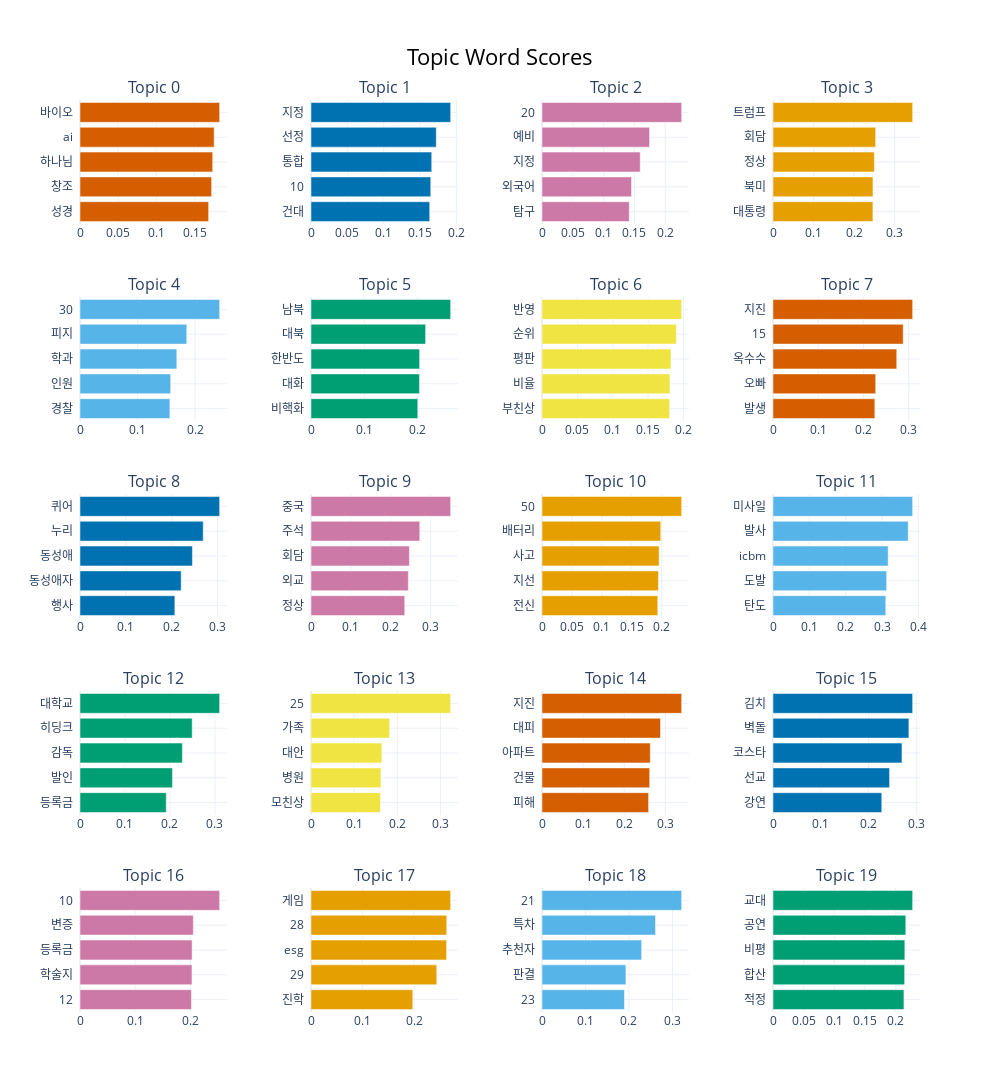

Source (notebook cell):
### Code cell
# To visualize the ranking of terms per topic
topic_model.visualize_barchart(top_n_topics=20)

### Figure 1 — Plotly figure (JSON) as saved in the notebook; plotly's stock layout.template omitted (floating-point values rounded to 4 significant figures)
{"data": [{"marker": {"color": "#D55E00"}, "orientation": "h", "type": "bar", "x": [0.1684, 0.1723, 0.1737, 0.1756, 0.1828], "xaxis": "x", "y": ["성경  ", "창조  ", "하나님  ", "ai  ", "바이오  "], "yaxis": "y"}, {"marker": {"color": "#0072B2"}, "orientation": "h", "type": "bar", "x": [0.1631, 0.1645, 0.1658, 0.1721, 0.1918], "xaxis": "x2", "y": ["건대  ", "10  ", "통합  ", "선정  ", "지정  "], "yaxis": "y2"}, {"marker": {"color": "#CC79A7"}, "orientation": "h", "type": "bar", "x": [0.1417, 0.1453, 0.1594, 0.1746, 0.2267], "xaxis": "x3", "y": ["탐구  ", "외국어  ", "지정  ", "예비  ", "20  "], "yaxis": "y3"}, {"marker": {"color": "#E69F00"}, "orientation": "h", "type": "bar", "x": [0.2466, 0.2467, 0.2501, 0.2533, 0.3446], "xaxis": "x4", "y": ["대통령  ", "북미  ", "정상  ", "회담  ", "트럼프  "], "yaxis": "y4"}, {"marker": {"color": "#56B4E9"}, "orientation": "h", "type": "bar", "x": [0.1563, 0.1577, 0.1684, 0.1857, 0.2428], "xaxis": "x5", "y": ["경찰  ", "인원  ", "학과  ", "피지  ", "30  "], "yaxis": "y5"}, {"marker": {"color": "#009E73"}, "orientation": "h", "type": "bar", "x": [0.2002, 0.2033, 0.2036, 0.2148, 0.2617], "xaxis": "x6", "y": ["비핵화  ", "대화  ", "한반도  ", "대북  ", "남북  "], "yaxis": "y6"}, {"marker": {"color": "#F0E442"}, "orientation": "h", "type": "bar", "x": [0.1805, 0.1809, 0.1824, 0.19, 0.1975], "xaxis": "x7", "y": ["부친상  ", "비율  ", "평판  ", "순위  ", "반영  "], "yaxis": "y7"}, {"marker": {"color": "#D55E00"}, "orientation": "h", "type": "bar", "x": [0.2251, 0.2271, 0.2736, 0.2878, 0.3087], "xaxis": "x8", "y": ["발생  ", "오빠  ", "옥수수  ", "15  ", "지진  "], "yaxis": "y8"}, {"marker": {"color": "#0072B2"}, "orientation": "h", "type": "bar", "x": [0.2069, 0.2207, 0.2453, 0.2688, 0.3047], "xaxis": "x9", "y": ["행사  ", "동성애자  ", "동성애  ", "누리  ", "퀴어  "], "yaxis": "y9"}, {"marker": {"color": "#CC79A7"}, "orientation": "h", "type": "bar", "x": [0.2349, 0.244, 0.2466, 0.2727, 0.35], "xaxis": "x10", "y": ["정상  ", "외교  ", "회담  ", "주석  ", "중국  "], "yaxis": "y10"}, {"marker": {"color": "#E69F00"}, "orientation": "h", "type": "bar", "x": [0.1935, 0.1946, 0.1957, 0.1984, 0.2333], "xaxis": "x11", "y": ["전신  ", "지선  ", "사고  ", "배터리  ", "50  "], "yaxis": "y11"}, {"marker": {"color": "#56B4E9"}, "orientation": "h", "type": "bar", "x": [0.3104, 0.3128, 0.3169, 0.372, 0.3843], "xaxis": "x12", "y": ["탄도  ", "도발  ", "icbm  ", "발사  ", "미사일  "], "yaxis": "y12"}, {"marker": {"color": "#009E73"}, "orientation": "h", "type": "bar", "x": [0.1918, 0.2055, 0.2276, 0.2495, 0.3105], "xaxis": "x13", "y": ["등록금  ", "발인  ", "감독  ", "히딩크  ", "대학교  "], "yaxis": "y13"}, {"marker": {"color": "#F0E442"}, "orientation": "h", "type": "bar", "x": [0.161, 0.1622, 0.1642, 0.1822, 0.3237], "xaxis": "x14", "y": ["모친상  ", "병원  ", "대안  ", "가족  ", "25  "], "yaxis": "y14"}, {"marker": {"color": "#D55E00"}, "orientation": "h", "type": "bar", "x": [0.2594, 0.262, 0.2634, 0.2884, 0.3398], "xaxis": "x15", "y": ["피해  ", "건물  ", "아파트  ", "대피  ", "지진  "], "yaxis": "y15"}, {"marker": {"color": "#0072B2"}, "orientation": "h", "type": "bar", "x": [0.2277, 0.244, 0.27, 0.2845, 0.2923], "xaxis": "x16", "y": ["강연  ", "선교  ", "코스타  ", "벽돌  ", "김치  "], "yaxis": "y16"}, {"marker": {"color": "#CC79A7"}, "orientation": "h", "type": "bar", "x": [0.2021, 0.203, 0.2033, 0.2055, 0.2532], "xaxis": "x17", "y": ["12  ", "학술지  ", "등록금  ", "변증  ", "10  "], "yaxis": "y17"}, {"marker": {"color": "#E69F00"}, "orientation": "h", "type": "bar", "x": [0.1976, 0.2442, 0.2633, 0.2635, 0.2711], "xaxis": "x18", "y": ["진학  ", "29  ", "esg  ", "28  ", "게임  "], "yaxis": "y18"}, {"marker": {"color": "#56B4E9"}, "orientation": "h", "type": "bar", "x": [0.1896, 0.193, 0.2291, 0.2611, 0.3211], "xaxis": "x19", "y": ["23  ", "판결  ", "추천자  ", "특차  ", "21  "], "yaxis": "y19"}, {"marker": {"color": "#009E73"}, "orientation": "h", "type": "bar", "x": [0.2136, 0.2147, 0.2151, 0.2166, 0.2278], "xaxis": "x20", "y": ["적정  ", "합산  ", "비평  ", "공연  ", "교대  "], "yaxis": "y20"}], "layout": {"annotations": [{"font": {"size": 16}, "showarrow": false, "text": "Topic 0", "x": 0.0875, "xanchor": "center", "xref": "paper", "y": 1.0, "yanchor": "bottom", "yref": "paper"}, {"font": {"size": 16}, "showarrow": false, "text": "Topic 1", "x": 0.3625, "xanchor": "center", "xref": "paper", "y": 1.0, "yanchor": "bottom", "yref": "paper"}, {"font": {"size": 16}, "showarrow": false, "text": "Topic 2", "x": 0.6375, "xanchor": "center", "xref": "paper", "y": 1.0, "yanchor": "bottom", "yref": "paper"}, {"font": {"size": 16}, "showarrow": false, "text": "Topic 3", "x": 0.9125, "xanchor": "center", "xref": "paper", "y": 1.0, "yanchor": "bottom", "yref": "paper"}, {"font": {"size": 16}, "showarrow": false, "text": "Topic 4", "x": 0.0875, "xanchor": "center", "xref": "paper", "y": 0.784, "yanchor": "bottom", "yref": "paper"}, {"font": {"size": 16}, "showarrow": false, "text": "Topic 5", "x": 0.3625, "xanchor": "center", "xref": "paper", "y": 0.784, "yanchor": "bottom", "yref": "paper"}, {"font": {"size": 16}, "showarrow": false, "text": "Topic 6", "x": 0.6375, "xanchor": "center", "xref": "paper", "y": 0.784, "yanchor": "bottom", "yref": "paper"}, {"font": {"size": 16}, "showarrow": false, "text": "Topic 7", "x": 0.9125, "xanchor": "center", "xref": "paper", "y": 0.784, "yanchor": "bottom", "yref": "paper"}, {"font": {"size": 16}, "showarrow": false, "text": "Topic 8", "x": 0.0875, "xanchor": "center", "xref": "paper", "y": 0.568, "yanchor": "bottom", "yref": "paper"}, {"font": {"size": 16}, "showarrow": false, "text": "Topic 9", "x": 0.3625, "xanchor": "center", "xref": "paper", "y": 0.568, "yanchor": "bottom", "yref": "paper"}, {"font": {"size": 16}, "showarrow": false, "text": "Topic 10", "x": 0.6375, "xanchor": "center", "xref": "paper", "y": 0.568, "yanchor": "bottom", "yref": "paper"}, {"font": {"size": 16}, "showarrow": false, "text": "Topic 11", "x": 0.9125, "xanchor": "center", "xref": "paper", "y": 0.568, "yanchor": "bottom", "yref": "paper"}, {"font": {"size": 16}, "showarrow": false, "text": "Topic 12", "x": 0.0875, "xanchor": "center", "xref": "paper", "y": 0.352, "yanchor": "bottom", "yref": "paper"}, {"font": {"size": 16}, "showarrow": false, "text": "Topic 13", "x": 0.3625, "xanchor": "center", "xref": "paper", "y": 0.352, "yanchor": "bottom", "yref": "paper"}, {"font": {"size": 16}, "showarrow": false, "text": "Topic 14", "x": 0.6375, "xanchor": "center", "xref": "paper", "y": 0.352, "yanchor": "bottom", "yref": "paper"}, {"font": {"size": 16}, "showarrow": false, "text": "Topic 15", "x": 0.9125, "xanchor": "center", "xref": "paper", "y": 0.352, "yanchor": "bottom", "yref": "paper"}, {"font": {"size": 16}, "showarrow": false, "text": "Topic 16", "x": 0.0875, "xanchor": "center", "xref": "paper", "y": 0.136, "yanchor": "bottom", "yref": "paper"}, {"font": {"size": 16}, "showarrow": false, "text": "Topic 17", "x": 0.3625, "xanchor": "center", "xref": "paper", "y": 0.136, "yanchor": "bottom", "yref": "paper"}, {"font": {"size": 16}, "showarrow": false, "text": "Topic 18", "x": 0.6375, "xanchor": "center", "xref": "paper", "y": 0.136, "yanchor": "bottom", "yref": "paper"}, {"font": {"size": 16}, "showarrow": false, "text": "Topic 19", "x": 0.9125, "xanchor": "center", "xref": "paper", "y": 0.136, "yanchor": "bottom", "yref": "paper"}], "height": 1250, "hoverlabel": {"bgcolor": "white", "font": {"family": "Rockwell", "size": 16}}, "showlegend": false, "title": {"font": {"color": "Black", "size": 22}, "text": "Topic Word Scores", "x": 0.5, "xanchor": "center", "yanchor": "top"}, "width": 1000, "xaxis": {"anchor": "y", "domain": [0, 0.175], "showgrid": true}, "xaxis10": {"anchor": "y10", "domain": [0.275, 0.45], "showgrid": true}, "xaxis11": {"anchor": "y11", "domain": [0.55, 0.725], "showgrid": true}, "xaxis12": {"anchor": "y12", "domain": [0.825, 1], "showgrid": true}, "xaxis13": {"anchor": "y13", "domain": [0, 0.175], "showgrid": true}, "xaxis14": {"anchor": "y14", "domain": [0.275, 0.45], "showgrid": true}, "xaxis15": {"anchor": "y15", "domain": [0.55, 0.725], "showgrid": true}, "xaxis16": {"anchor": "y16", "domain": [0.825, 1], "showgrid": true}, "xaxis17": {"anchor": "y17", "domain": [0, 0.175], "showgrid": true}, "xaxis18": {"anchor": "y18", "domain": [0.275, 0.45], "showgrid": true}, "xaxis19": {"anchor": "y19", "domain": [0.55, 0.725], "showgrid": true}, "xaxis2": {"anchor": "y2", "domain": [0.275, 0.45], "showgrid": true}, "xaxis20": {"anchor": "y20", "domain": [0.825, 1], "showgrid": true}, "xaxis3": {"anchor": "y3", "domain": [0.55, 0.725], "showgrid": true}, "xaxis4": {"anchor": "y4", "domain": [0.825, 1], "showgrid": true}, "xaxis5": {"anchor": "y5", "domain": [0, 0.175], "showgrid": true}, "xaxis6": {"anchor": "y6", "domain": [0.275, 0.45], "showgrid": true}, "xaxis7": {"anchor": "y7", "domain": [0.55, 0.725], "showgrid": true}, "xaxis8": {"anchor": "y8", "domain": [0.825, 1], "showgrid": true}, "xaxis9": {"anchor": "y9", "domain": [0, 0.175], "showgrid": true}, "yaxis": {"anchor": "x", "domain": [0.864, 1.0], "showgrid": true}, "yaxis10": {"anchor": "x10", "domain": [0.432, 0.568], "showgrid": true}, "yaxis11": {"anchor": "x11", "domain": [0.432, 0.568], "showgrid": true}, "yaxis12": {"anchor": "x12", "domain": [0.432, 0.568], "showgrid": true}, "yaxis13": {"anchor": "x13", "domain": [0.216, 0.352], "showgrid": true}, "yaxis14": {"anchor": "x14", "domain": [0.216, 0.352], "showgrid": true}, "yaxis15": {"anchor": "x15", "domain": [0.216, 0.352], "showgrid": true}, "yaxis16": {"anchor": "x16", "domain": [0.216, 0.352], "showgrid": true}, "yaxis17": {"anchor": "x17", "domain": [0, 0.136], "showgrid": true}, "yaxis18": {"anchor": "x18", "domain": [0, 0.136], "showgrid": true}, "yaxis19": {"anchor": "x19", "domain": [0, 0.136], "showgrid": true}, "yaxis2": {"anchor": "x2", "domain": [0.864, 1.0], "showgrid": true}, "yaxis20": {"anchor": "x20", "domain": [0, 0.136], "showgrid": true}, "yaxis3": {"anchor": "x3", "domain": [0.864, 1.0], "showgrid": true}, "yaxis4": {"anchor": "x4", "domain": [0.864, 1.0], "showgrid": true}, "yaxis5": {"anchor": "x5", "domain": [0.648, 0.784], "showgrid": true}, "yaxis6": {"anchor": "x6", "domain": [0.648, 0.784], "showgrid": true}, "yaxis7": {"anchor": "x7", "domain": [0.648, 0.784], "showgrid": true}, "yaxis8": {"anchor": "x8", "domain": [0.648, 0.784], "showgrid": true}, "yaxis9": {"anchor": "x9", "domain": [0.432, 0.568], "showgrid": true}}}
